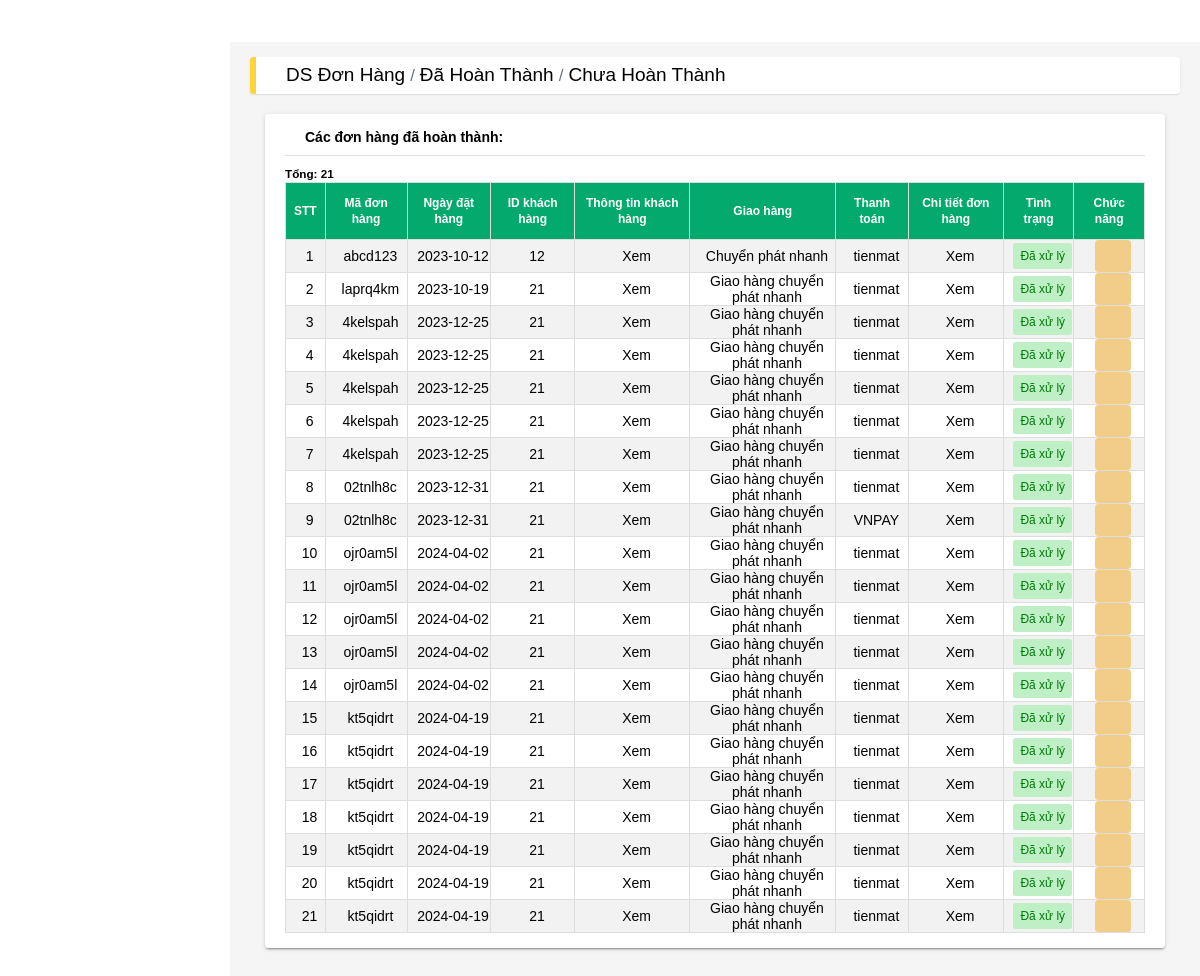
Page /admin/orderlistdone.php on the committed database.
### tables this page shows
CREATE TABLE `tbl_payment` (
  `payment_id` int(11) NOT NULL,
  `code_oder` varchar(255) NOT NULL,
  `session_idA` varchar(255) DEFAULT NULL,
  `register_id` int(11) NOT NULL,
  `giaohang` varchar(255) NOT NULL,
  `thanhtoan` varchar(255) NOT NULL,
  `order_date` date NOT NULL,
  `status` varchar(255) NOT NULL
);

### admin/orderlistdone.php (the view, shortened to what this page needs)
<!DOCTYPE html>
<html lang="en">
<head>
  <link rel="stylesheet" type="text/css" href="/DuyHoanPHP/css/main.css">
  <link rel="stylesheet" type="text/css" href="/DuyHoanPHP/css/base.css">
  <link rel="stylesheet" type="text/css" href="/DuyHoanPHP/css/css.css">
  <link rel="stylesheet" type="text/css" href="/DuyHoanPHP/css/error_page.css">
  <link rel="stylesheet" type="text/css" href="/DuyHoanPHP/css/style.css">
  <link rel="stylesheet" type="text/css" href="/DuyHoanPHP/css/responsive.scss">
  <link rel="stylesheet" type="text/css" href="/DuyHoanPHP/css/util.css">
  <link rel="stylesheet" type="text/css" href="/DuyHoanPHP/themify-icons-font/themify-icons/themify-icons.css">
</head>
<body>
</body>
</html>
<?php
 function show_orderDone(){
  $conn = mysqli_connect("localhost","root","","cuahangtienloi");
  $query = "SELECT * FROM tbl_payment WHERE status = '1'";
  $result = mysqli_query($conn,$query);
  return $result;
}
?>
      <main class="app-content">
        <div class="app-title">
            <ul class="app-breadcrumb breadcrumb side">
            <li class="breadcrumb-item active"><a href="orderlistall.php"><b>DS đơn hàng</b></a></li>
                <li class="breadcrumb-item active"><a href="orderlistdone.php"><b>Đã hoàn thành</b></a></li>
                <li class="breadcrumb-item active"><a href="orderlist.php"><b>Chưa hoàn thành</b></a></li>
            </ul>
        </div>
        <div class="row">
            <div class="col-md-12">
                <div class="tile">
                    <div class="tile-body">
                        <div class="row element-button">
                           <h3>Các đơn hàng đã hoàn thành:</h3>
                        </div>
                        <div>
                          <table id="customers">
                            <tr>
                              <th>STT</th>
                              <th>Mã đơn hàng</th>
                              <th>Ngày đặt hàng</th>
                              <th>ID khách hàng</th>
                              <th>Thông tin khách hàng</th>
                              <th>Giao hàng</th>
                              <th>Thanh toán</th>
                              <th>Chi tiết đơn hàng</th>
                              <th>Tình trạng</th>
                              <th>Chức năng</th>
                            </tr>
                            <?php
                            $show_orderDone = show_orderDone();
                             if($show_orderDone){$i=0;while($result = $show_orderDone->fetch_assoc()){$i++;
                            ?>
                          <tr>
                            <td><?php echo $i ?></td>
                            <td><?php $ma = substr($result['session_idA'],0,8); echo $ma   ?></td>
                            <td><?php echo $result['order_date']?></td>
                            <td><?php echo $result['register_id']?></td>
                            <td class="td-list"><a href="register.php?registerid=<?php echo $result['register_id'] ?>"> Xem </a></td>
                            <td><?php echo $result['giaohang']  ?></td>
                            <td><?php echo $result['thanhtoan']  ?></td>
                            <td class="td-list"><a href="orderdetail.php?order_ma=<?php echo $result['session_idA'] ?>"> Xem </a></td>
                            <td> <a href="?status=0&session_idA=<?php echo $result['session_idA'] ?>"><span class="badge bg-success">Đã xử lý</span></a>
                              </td>
                            <td><a href="orderdelete.php?session_idA=<?php echo $result['session_idA'] ?>" class="btn btn-edit" type="button" title="Xóa" onclick="return confirm('Đơn hàng sẽ bị xóa vĩnh viễn, bạn có chắc muốn tiếp tục không?');"><i class="fas fa-trash-alt ti-trash"></i></a></td>
                          </tr>
                          <?php
                            }echo "<h3>Tổng:  ".$i."</h3>";}
                          ?>
                          </table>
                        </div>
                    </div>
                </div>
            </div>
        </div>
    </main>
</body>
</html>

### css/main.css (style rules this page uses)
#customers { font-family: Arial, Helvetica, sans-serif; border-collapse: collapse; width: 100%; }
#customers td { padding-left: 1% !important; border: 1px solid #ddd; }
#customers th { border: 1px solid #ddd; padding: 8px; }
#customers tr:nth-child(even) { background-color: #f2f2f2; }
#customers th { padding-top: 12px; padding-bottom: 12px; background-color: #04AA6D; color: white; font-size: 12px; }

### css/base.css (style rules this page uses)
:root { --primary-color: rgb(243, 40, 40); --white-color: #fff; --black-color: #000; --text-color: #333; --border-color: #dbdbdb; --star-color: #FFCE3E; --blue-color: #409de3; --header-height: 120px; --navbar-height: 34px; --main-text-font: Arial, Helvetica, sans-serif; --header-with-search-height: calc(var(--header-height) - var(--navbar-height)); }
* { box-sizing: inherit; }
html { font-size: 62.5%; line-height: 1.6rem; font-family: var(--main-text-font); box-sizing: border-box; background-color: #F5F5F5; }
.row { width: 1600px; max-width: 100%; margin: 0 auto; }
li { list-style: none; }
a { text-decoration: none; color: var(--black-color); }
.btn { min-width: 36px; height: 32px; text-decoration: none; border: none; border-radius: 3px; font-size: 1.4rem; padding: 0 12px; outline: none; cursor: pointer; color: var(--text-color); display: inline-flex; align-items: center; justify-content: center; line-height: 1.6rem; }

### css/css.css (style rules this page uses)
* { margin: 0; padding: 0; box-sizing: border-box; outline: none; }

### css/style.css (style rules this page uses)
body { margin: 0 auto; }
.active { background-color: #333333; }

### css/util.css (style rules this page uses)
:root { --main-text-font: Arial, Helvetica, sans-serif; --main_color: #001C40; --main_bg: #FFD43B; --main_bg_color: #f5d870; --login_bg: #001C40; --white_bg:#ffffff; --onehundred_percent:100%; --black_color:#000; --back_bg:#000000; --margin_0:0px; --padding_0:0px; --none:none; --transparent:transparent; --font_14:14px; --font_13:13px; --font_15:15px; --font_17:17px; --font-22:22px; --nine-900:900; --center:center; --one_five:1.5; --radius_5px:.357rem; --vh_100:100vh; --h_45:45px; --auto:auto; --w_960px: 960px; --w_316:316px; --w_500: 500; --w300:300px; --flex-element:flex; --wrap-element:wrap; --radius_10:10px; --px_1:1px; --e_flex:flex; --shadow-form:1px 1px 10px #00000070; --hidden-element:hidden; --bg-cover:cover; --cursor_pointer:pointer; --p_wrap_login:100px 100px 50px 100px; --shadow_login:0px 0px 20px 0px #0000003b; }
* { margin: var(--margin_0); padding: var(--padding_0); box-sizing: border-box; }
b { font-weight: var(--none) !important; font-size: 19px; }
a { text-decoration: none; }
body, html { height: var(--onehundred_percent); font-family: var(--main-text-font); background: var(--white_bg); }

### rows in the picture
tbl_payment: session_idA "abcd123", order_date "2023-10-12", register "12", giaohang "Chuyển phát nhanh", thanhtoan "tienmat"
tbl_payment: session_idA "laprq4km", order_date "2023-10-19", register "21", giaohang "Giao hàng chuyển phát nhanh", thanhtoan "tienmat"
tbl_payment: session_idA "4kelspah", order_date "2023-12-25", register "21", giaohang "Giao hàng chuyển phát nhanh", thanhtoan "tienmat"
tbl_payment: session_idA "4kelspah", order_date "2023-12-25", register "21", giaohang "Giao hàng chuyển phát nhanh", thanhtoan "tienmat"
tbl_payment: session_idA "4kelspah", order_date "2023-12-25", register "21", giaohang "Giao hàng chuyển phát nhanh", thanhtoan "tienmat"
tbl_payment: session_idA "4kelspah", order_date "2023-12-25", register "21", giaohang "Giao hàng chuyển phát nhanh", thanhtoan "tienmat"
tbl_payment: session_idA "4kelspah", order_date "2023-12-25", register "21", giaohang "Giao hàng chuyển phát nhanh", thanhtoan "tienmat"
tbl_payment: session_idA "02tnlh8c", order_date "2023-12-31", register "21", giaohang "Giao hàng chuyển phát nhanh", thanhtoan "tienmat"
tbl_payment: session_idA "02tnlh8c", order_date "2023-12-31", register "21", giaohang "Giao hàng chuyển phát nhanh", thanhtoan "VNPAY"
tbl_payment: session_idA "ojr0am5l", order_date "2024-04-02", register "21", giaohang "Giao hàng chuyển phát nhanh", thanhtoan "tienmat"
tbl_payment: session_idA "ojr0am5l", order_date "2024-04-02", register "21", giaohang "Giao hàng chuyển phát nhanh", thanhtoan "tienmat"
tbl_payment: session_idA "ojr0am5l", order_date "2024-04-02", register "21", giaohang "Giao hàng chuyển phát nhanh", thanhtoan "tienmat"
tbl_payment: session_idA "ojr0am5l", order_date "2024-04-02", register "21", giaohang "Giao hàng chuyển phát nhanh", thanhtoan "tienmat"
tbl_payment: session_idA "ojr0am5l", order_date "2024-04-02", register "21", giaohang "Giao hàng chuyển phát nhanh", thanhtoan "tienmat"
tbl_payment: session_idA "kt5qidrt", order_date "2024-04-19", register "21", giaohang "Giao hàng chuyển phát nhanh", thanhtoan "tienmat"
tbl_payment: session_idA "kt5qidrt", order_date "2024-04-19", register "21", giaohang "Giao hàng chuyển phát nhanh", thanhtoan "tienmat"
tbl_payment: session_idA "kt5qidrt", order_date "2024-04-19", register "21", giaohang "Giao hàng chuyển phát nhanh", thanhtoan "tienmat"
tbl_payment: session_idA "kt5qidrt", order_date "2024-04-19", register "21", giaohang "Giao hàng chuyển phát nhanh", thanhtoan "tienmat"
tbl_payment: session_idA "kt5qidrt", order_date "2024-04-19", register "21", giaohang "Giao hàng chuyển phát nhanh", thanhtoan "tienmat"
tbl_payment: session_idA "kt5qidrt", order_date "2024-04-19", register "21", giaohang "Giao hàng chuyển phát nhanh", thanhtoan "tienmat"
tbl_payment: session_idA "kt5qidrt", order_date "2024-04-19", register "21", giaohang "Giao hàng chuyển phát nhanh", thanhtoan "tienmat"

### other values in the picture
$i "21"
